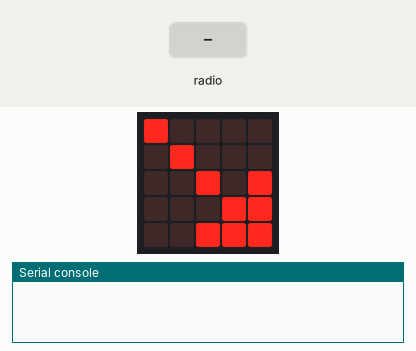
This program was run on a simulated BBC micro:bit running MicroPython. Parts: the board's 5×5 LED display, the last lines printed to the serial console. The inputs (shaded band) are chosen by the test bench.

Above: at 1.2 s.
1.3 s: radio message "left" arrives
At 2.5 s:
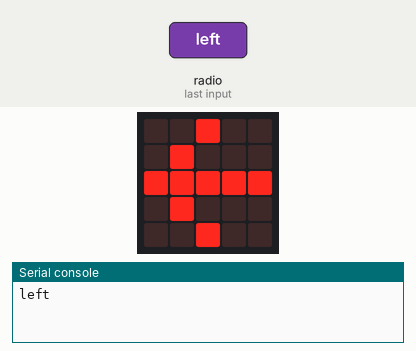
2.8 s: radio message "right" arrives
At 3.6 s:
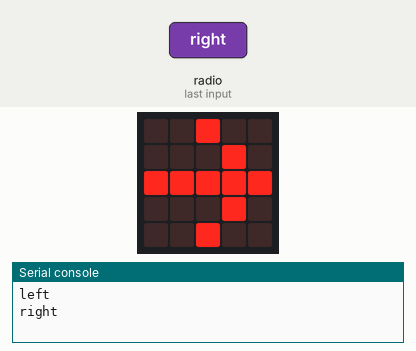
Timing chart, 0 to 5.8 s (numbered marks = the images above; inputs shaded):
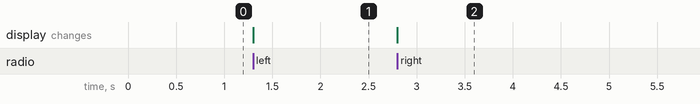

The program:

slide-receiver.py
```python
from microbit import *
import radio

uart.init(baudrate = 9_600)
radio.config(channel = 0)

display.show(Image.ARROW_SE)

while True:
    data = radio.receive()

    if data == "left":
        display.show(Image.ARROW_W)
        uart.write("left\n")

    if data == "right":
        display.show(Image.ARROW_E)
        uart.write("right\n")
```

Measured:
- after the input at 1.3 s, the display: changes at once (image 1)
- after the input at 2.8 s, the display: changes at once (image 2)
